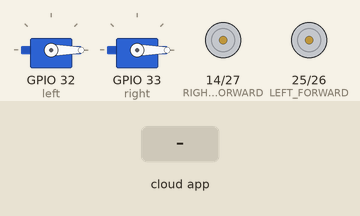
A sketch run on a simulated ESP32. Parts: 2 × servo, motor-driver pin pairs drawn as motors (green arrow = first pin HIGH = forward, orange = second pin HIGH = backward, longer = more drive). Inputs (shaded band) come from the test bench. The RemoteXY app is connected; what the sketch prints to the serial monitor is not drawn.

Above: at 1.2 s.
1.3 s: the phone or cloud app sets jx to -100
At 1.8 s:
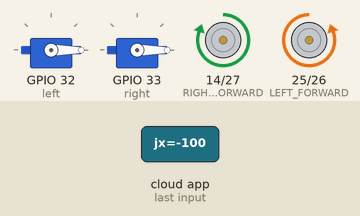
2.8 s: the phone or cloud app sets jy to -100
At 4.0 s:
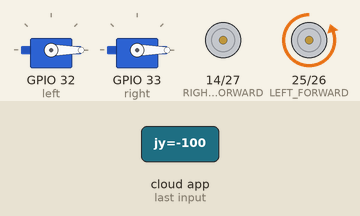
4.3 s: the phone or cloud app sets jx to 0
At 5.4 s:
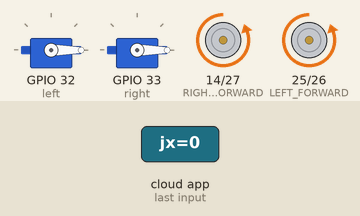
5.8 s: the phone or cloud app sets x to 25
At 6.5 s:
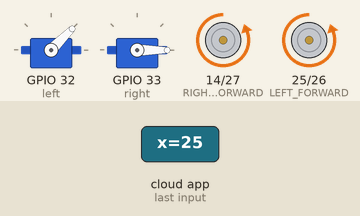
7.3 s: the phone or cloud app sets jy to 0
At 7.6 s:
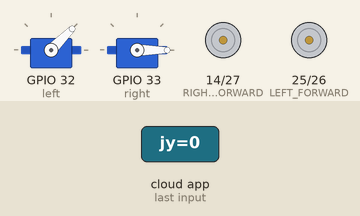
8.8 s: the phone or cloud app sets y to 25
At 9.9 s:
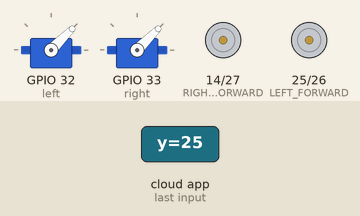
Timing chart, 0 to 11.3 s (numbered marks = the images above; inputs shaded):
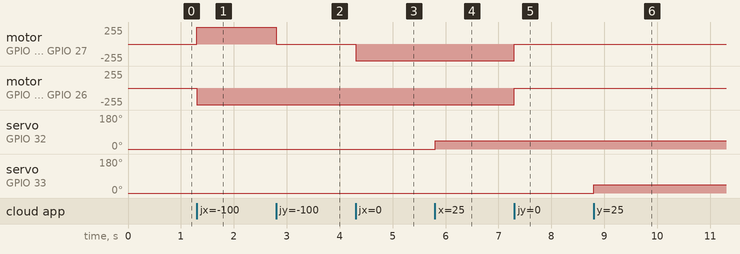

Measured:
- after the input at 1.3 s, motor on GPIO 14 (RIGHT_FORWARD) / GPIO 27 (RIGHT_BACKWARD): stopped → forward 254/255 at once; motor on GPIO 25 (LEFT_FORWARD) / GPIO 26 (LEFT_BACKWARD): stopped → backward 254/255 at once
- after the input at 2.8 s, motor on GPIO 14 (RIGHT_FORWARD) / GPIO 27 (RIGHT_BACKWARD): forward 254/255 → stopped at once
- after the input at 4.3 s, motor on GPIO 14 (RIGHT_FORWARD) / GPIO 27 (RIGHT_BACKWARD): stopped → backward 254/255 at once
- after the input at 5.8 s, servo on GPIO 32 (left): 0° → 45° at once
- after the input at 7.3 s, motor on GPIO 14 (RIGHT_FORWARD) / GPIO 27 (RIGHT_BACKWARD), motor on GPIO 25 (LEFT_FORWARD) / GPIO 26 (LEFT_BACKWARD): backward 254/255 → stopped at once
- after the input at 8.8 s, servo on GPIO 33 (right): 0° → 45° at once

The sketch:

Reconfigurable_2.1.ino
```cpp
  #define REMOTEXY_MODE__WIFI_POINT

#include <WiFi.h>

#define REMOTEXY_MODE__WIFI_POINT
#define REMOTEXY_WIFI_SSID "Reconfigurable"
#define REMOTEXY_WIFI_PASSWORD "12345678"
#define REMOTEXY_SERVER_PORT 6377

#include <RemoteXY.h>
#include <ESP32Servo.h>

Servo left;
Servo right;

// RemoteXY GUI configuration
#pragma pack(push, 1)
uint8_t RemoteXY_CONF[] =   // 59 bytes
  { 255,4,0,0,0,52,0,19,0,0,0,82,101,99,111,110,102,105,103,117,
  114,97,98,108,101,0,24,1,106,200,1,1,3,0,4,4,15,20,163,0,
  67,27,4,80,15,20,163,0,67,27,5,22,68,60,60,0,67,27,31 };

struct {
  int8_t x;  // 0 to 100
  int8_t y;  // 0 to 100
  int8_t jx; // -100 to 100
  int8_t jy; // -100 to 100
  uint8_t connect_flag;
} RemoteXY;
#pragma pack(pop)

// Motor driver pins
#define LEFT_FORWARD     25
#define LEFT_BACKWARD    26
#define RIGHT_FORWARD    14
#define RIGHT_BACKWARD   27

void setup() {
  RemoteXY_Init();
  left.attach(32);
  right.attach(33);
  pinMode(LEFT_FORWARD, OUTPUT);
  pinMode(LEFT_BACKWARD, OUTPUT);
  pinMode(RIGHT_FORWARD, OUTPUT);
  pinMode(RIGHT_BACKWARD, OUTPUT);
  Serial.begin(115200);
}

void loop() {
  RemoteXY_Handler();

  // Servo control
  left.write(RemoteXY.x * 1.8);
  right.write(RemoteXY.y * 1.8);

  // Joystick input
  int jx = RemoteXY.jx;
  int jy = RemoteXY.jy;

  // Differential drive mixing
  int leftMotor = jy + jx;
  int rightMotor = jy - jx;

  // Clamp motor speeds
  leftMotor = constrain(leftMotor, -100, 100);
  rightMotor = constrain(rightMotor, -100, 100);

  // Convert -100~100 to 0~255 PWM
  if (leftMotor >= 0) {
    analogWrite(LEFT_BACKWARD, 0);
    analogWrite(LEFT_FORWARD, int(2.55 * leftMotor));
  } else {
    analogWrite(LEFT_FORWARD, 0);
    analogWrite(LEFT_BACKWARD, int(2.55 * -leftMotor));
  }

  if (rightMotor >= 0) {
    analogWrite(RIGHT_BACKWARD, 0);
    analogWrite(RIGHT_FORWARD, int(2.55 * rightMotor));
  } else {
    analogWrite(RIGHT_FORWARD, 0);
    analogWrite(RIGHT_BACKWARD, int(2.55 * -rightMotor));
  }

  // Debug output
  Serial.print("jx: "); Serial.print(jx);
  Serial.print(" | jy: "); Serial.print(jy);
  Serial.print(" | L: "); Serial.print(leftMotor);
  Serial.print(" | R: "); Serial.println(rightMotor);
}
```
